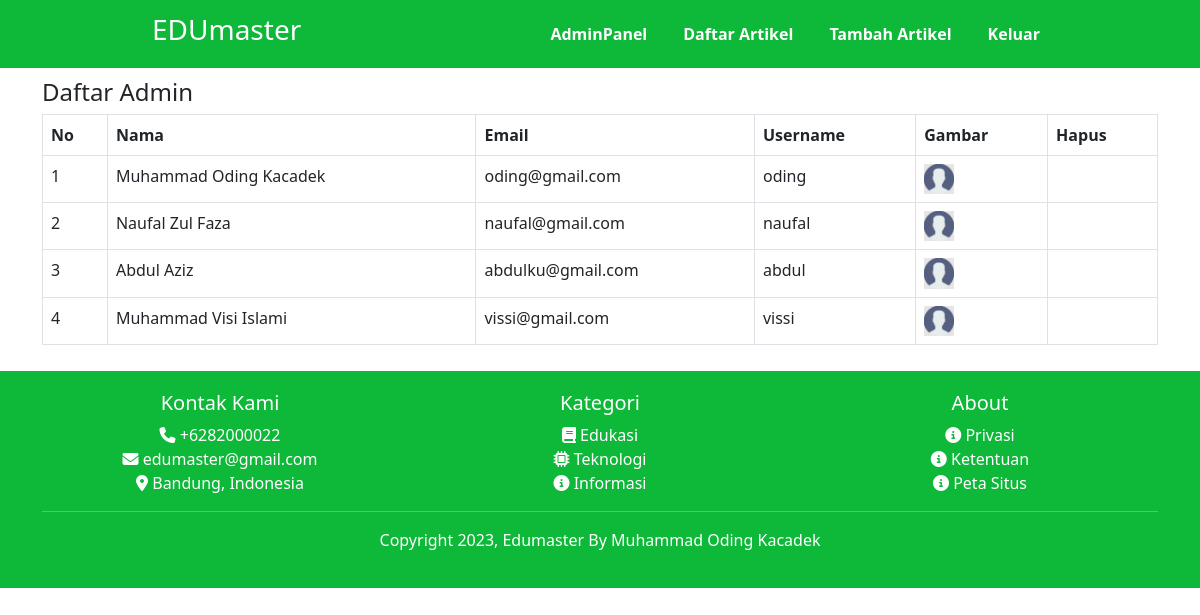
The page /admin/index.php (signed in) on the database its author committed.
### tables this page shows
CREATE TABLE `user` (
  `id` int NOT NULL,
  `nama` varchar(50) NOT NULL,
  `email` varchar(50) NOT NULL,
  `username` varchar(25) NOT NULL,
  `password` varchar(100) NOT NULL,
  `gambar` varchar(100) NOT NULL
);

### admin/view/index.view.php (called while the page is built)
<?php
require('partials/header.php');
require('partials/navbar.php');
require('partials/admin.php');
require('partials/footer.php');
?>

### admin/index.php (called while the page is built, shortened)
<?php
require('../koneksi.php');
require('view/index.view.php');
?>

### koneksi.php (called while the page is built, shortened)
<?php
    $hostname = 'localhost';
    $username = 'root';
    $password = '';
    $databasename = 'edumaster';
    $conn = mysqli_connect($hostname, $username, $password, $databasename) or die ('Gagal terhubung ke database');
    function query ($query){
      global $conn;
      $hasil =  mysqli_query($conn, $query);
      $baris = [];
      while( $bari = mysqli_fetch_assoc($hasil) ) {
          $baris[] = $bari;
      }
      return $baris;
  }
?>

### admin/view/partials/admin.php (the view)
<?php
$users = query("SELECT * FROM user");
?>
<div class="container-fluid cymin">
  <div class="container">
    <h4>Daftar Admin</h4>
    <div class="admin table-responsive">
      <table class="table table-bordered" style="color: #fff;">
        <thead>
          <tr>
            <th>No</th>
            <th>Nama</th>
            <th>Email</th>
            <th>Username</th>
            <th>Gambar</th>
            <th>Hapus</th>
          </tr>
        </thead>
        <?php $i = 1; ?>
        <?php foreach ($users as $user): ?>
        <tbody>
          <tr>
            <td><?= $i ?></td>
            <td><?= $user['nama']; ?></td>
            <td><?= $user['email']; ?></td>
            <td><?= $user['username']; ?></td>
            <td><img src="../img/<?= $user['gambar']; ?>" alt="" style="width:30px;"></td>
            <td><a href="hapususer.php?id=<?= $user["id"]; ?>"><i class="fa-solid fa-trash" style="color:#fff;"></i></a></td>
          </tr>
        </tbody>
        <?php $i++?>
        <?php endforeach; ?>
      </table>
    </div>
  </div>
</div>

### css/style.css (style rules this page uses)
*, html, body { margin: 0; padding: 0; box-sizing: border-box; }
.cymin { padding: 10px; }
.admin table { background-color: rgb(14, 184, 56); }

### rows shown on the page
user: nama "Muhammad Oding Kacadek", email "oding@gmail.com", username "oding", gambar (placeholder picture)
user: nama "Naufal Zul Faza", email "naufal@gmail.com", username "naufal", gambar (placeholder picture)
user: nama "Abdul Aziz", email "abdulku@gmail.com", username "abdul", gambar (placeholder picture)
user: nama "Muhammad Visi Islami", email "vissi@gmail.com", username "vissi", gambar (placeholder picture)
